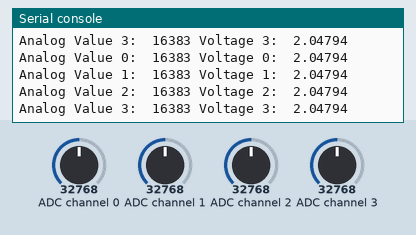
Simulated run of this program. Board: CircuitPython board. Parts: the last lines printed to the serial console. Inputs (shaded band) come from the test bench; at power-on: ADC channel 0 = 32768, ADC channel 1 = 32768, ADC channel 2 = 32768, ADC channel 3 = 32768 (analog values on the 0–65535 scale).

Above: at 1.2 s.
1.3 s: ADC channel 0 set to 45874
2.8 s: ADC channel 1 set to 45874
At 4.0 s:
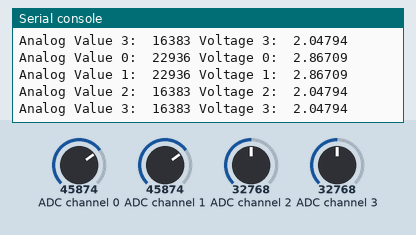
4.3 s: ADC channel 2 set to 45874
At 5.6 s:
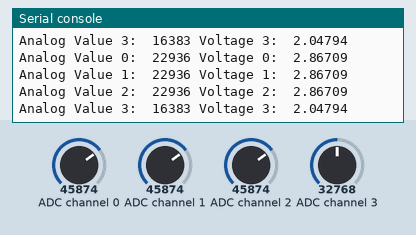
5.8 s: ADC channel 3 set to 45874
At 7.1 s:
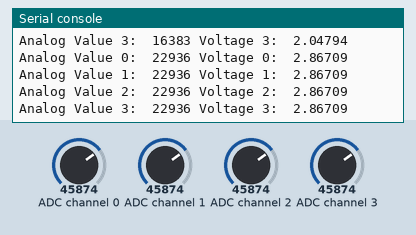
7.3 s: ADC channel 0 set to 63568
8.8 s: ADC channel 1 set to 63568
At 9.9 s:
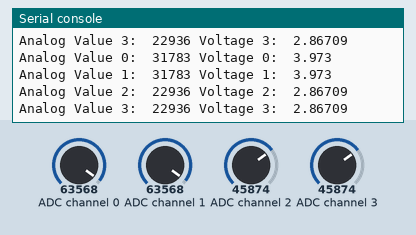
Timing chart, 0 to 11.3 s (numbered marks = the images above; inputs shaded):
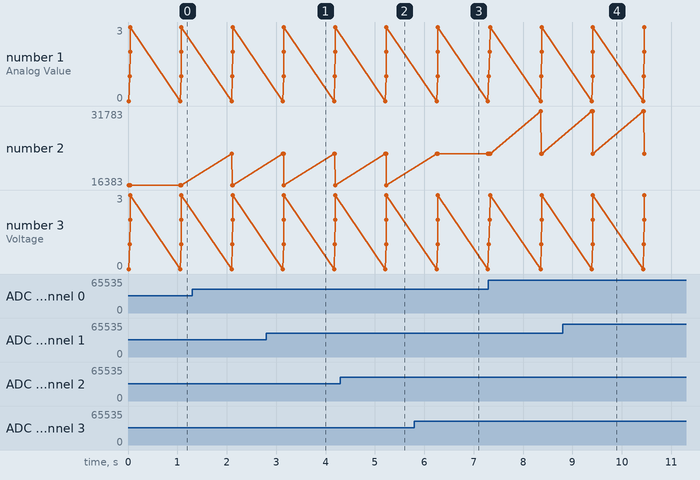

Measured:
- after the input at 2.8 s, the serial console: prints a new line after 0.35 s (image 1)
- after the input at 4.3 s, the serial console: prints a new line after 0.93 s (image 2)
- after the input at 5.8 s, the serial console: prints a new line after 0.47 s (image 3)
- after the input at 8.8 s, the serial console: prints a new line after 0.61 s (image 4)

The program:

pi5_ADS1115.py
```python
import board
import busio
import adafruit_ads1x15.ads1115 as ADS
from adafruit_ads1x15.analog_in import AnalogIn
import time

# Initialize the I2C interface
i2c = busio.I2C(board.SCL, board.SDA)

# Create an ADS1115 object
ads = ADS.ADS1115(i2c)

# Define the analog input channels
channel0 = AnalogIn(ads, ADS.P0)
channel1 = AnalogIn(ads, ADS.P1)
channel2 = AnalogIn(ads, ADS.P2)
channel3 = AnalogIn(ads, ADS.P3)

# Loop to read the analog inputs continuously
while True:
    print("Analog Value 0: ", channel0.value, "Voltage 0: ", channel0.voltage)
    print("Analog Value 1: ", channel1.value, "Voltage 1: ", channel1.voltage)
    print("Analog Value 2: ", channel2.value, "Voltage 2: ", channel2.voltage)
    print("Analog Value 3: ", channel3.value, "Voltage 3: ", channel3.voltage)

    # Delay for 1 second
    time.sleep(1)
```
